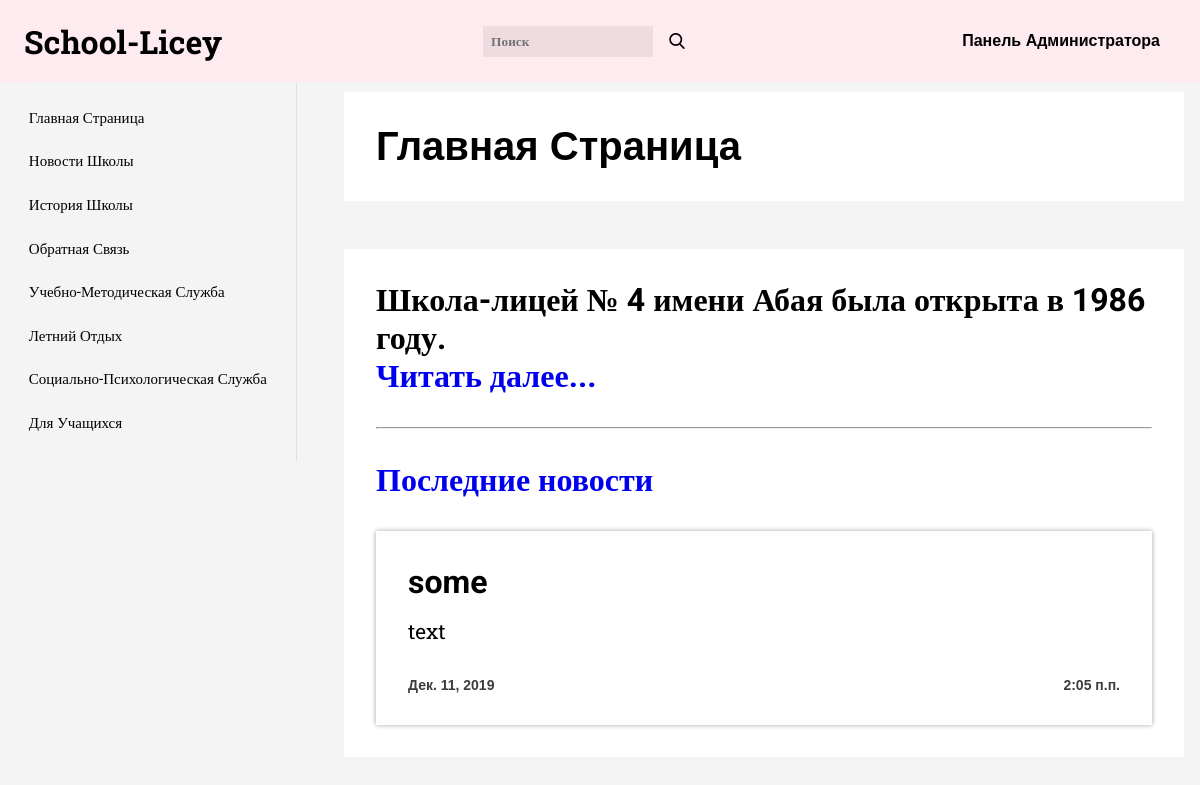
The app's page /, older data.
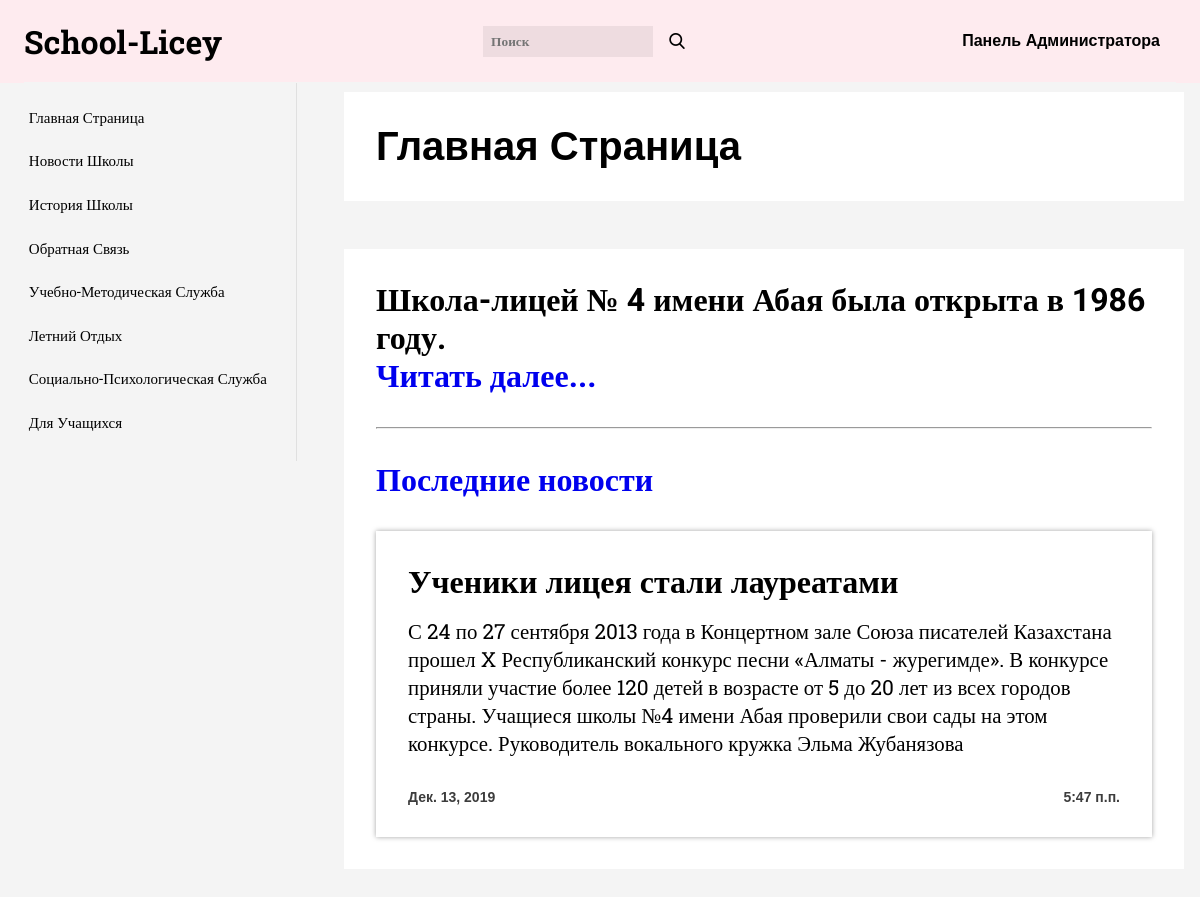
The same page, newer data.
### main_app/models.py (models this page shows, shortened)
class New(models.Model):
    title = models.CharField(max_length=100)
    text = models.TextField()
    pubdate = models.DateTimeField(auto_now_add=True)

### main_app/views.py (the view)
# urls.py: path('', views.main_page),
def main_page(request):
    new_s = New.objects.order_by('-pubdate').first()
    return render(request, 'main_app/main.html', {
        "label": "Главная Страница",
        "news": new_s
    })

### main_app/templates/main_app/main.html
{% extends 'main_app/index.html' %}
{% load static %}
{% block content %}
  <h1 class="history_txt">Школа-лицей № 4 имени Абая была открыта в 1986 году.<br><a href="/history">Читать далее...</a></h1>
  <hr>
  <h1 class="history_link"><a href="/news">Последние новости</a></h1>
  <div class="news">
      <div class="news__item">
          <h1 class="news__title">{{ news.title }}</h1>
          <p class="news__text">{{ news.text }}</p>
          <div class="published">
              <p class="date">{{ news.pubdate.date }}</p>
              <p class="time">{{ news.pubdate.time }}</p>
          </div>
      </div>
  </div>
{% endblock %}

### main_app/templates/main_app/index.html (shortened to what this page needs)
{% load static %}
<!DOCTYPE html>
<html lang="en">
<head>
    <link rel="stylesheet" href="{% static 'main_app/style.css' %}">
</head>
<body>
    <header class="header">
        <div class="container">
            <div class="header__inner">
                <h1 class="logo">School-Licey</h1>
                <div class="search">
                    <input type="text" placeholder="Поиск" class="search__input">
                    <div class="search_icon"></div>
                </div>
                <div class="admin_block">
                        <a href="/admin" class="admin_link" style="color: black; font-weight: 600;">Панель Администратора</a>
                </div>
            </div>
        </div>
    </header>
    <div class="sidebar">
            <a href="/" class="sidebar__item">главная страница</a>
            <a href="/news" class="sidebar__item">новости школы</a>
            <a href="/history" class="sidebar__item">история школы</a>
            <a href="#" class="sidebar__item">обратная связь</a>
            <a href="/service" class="sidebar__item">учебно-методическая служба</a>
            <a href="#" class="sidebar__item">летний отдых</a>
            <a href="#" class="sidebar__item">Социально-психологическая служба</a>
            <a href="#" class="sidebar__item">Для учащихся</a>
        </div>
        <h1 class="label">{{ label }}</h1>
        <div class="main">
            {% block content %}
            {% endblock %}
        </div>
</body>
</html>

### main_app/static/main_app/style.css (style rules this page uses)
*,::after,::before { margin:0;padding:0;box-sizing:border-box }
a { text-decoration:none }
body { font-family:sans-serif;background-color:#f4f4f4;overflow-x:hidden;height:1440px }
.container { padding:0 1.5rem }
.header__inner { display:-webkit-box;display:flex;-webkit-box-pack:justify;justify-content:space-between;padding:1rem 0;border-bottom:.1px solid #f4f4f4;-webkit-box-align:center;align-items:center }
.header { position:fixed;width:100%;top:0;background-color:#feebef;z-index:1000 }
.sidebar { display:-webkit-box;display:flex;-webkit-box-orient:vertical;-webkit-box-direction:normal;flex-flow:column;padding:1rem;position:fixed;border-right:.1px solid #e0e0e0;top:80px }
.sidebar__item { color:#000;padding:.8rem;font-size:15px;text-transform:capitalize;font-family:Roboto;border-radius:.3rem }
.logo { font-family:'Roboto Slab' }
.news { width:100% }
.news__item { padding:2rem;text-align:start;background-color:#fff;margin-top:1rem;box-shadow:0 0 5px 0 #a3a3a3 }
.news__item:first-child { margin-top:0 }
.main { margin-left:21.5rem;background-color:#fff;padding:2rem;margin-right:1rem }
.news__title { font-family:Roboto }
.news__text { font-size:1.3rem;margin-top:1rem;font-family:'Roboto Slab' }
.sidebar_hided { opacity:0;pointer-events:none }
.published { display:-webkit-box;display:flex;-webkit-box-pack:justify;justify-content:space-between;margin-top:2rem;font-weight:700;color:#3d3d3d;font-size:14px }
.label { margin:3rem 0;margin-left:21.5rem;font-size:40px;background-color:#fff;padding:2rem;margin-right:1rem;margin-top:92px }
.admin_link { padding:1rem;border-radius:.3rem }
.search_icon { width:16px;height:16px;margin-left:1rem;background:url(img/search.png) no-repeat center/cover }
.admin_block { display:-webkit-box;display:flex;-webkit-box-align:center;align-items:center }
.search__input { padding:.5rem;background-color:transparent;border:none;font-weight:600;font-family:Roboto;background-color:#eedce0;position:absolute;left:8rem;pointer-events:none;opacity:0 }
.search { display:-webkit-box;display:flex;-webkit-box-align:center;align-items:center }
.history_txt { font-family:Roboto;margin-bottom:2rem }
.history_link { font-family:Roboto;margin:2rem 0 }
@media screen and (min-width:721px) { .sidebar { opacity:1;pointer-events:all } }
@media screen and (min-width:721px) { .search_icon { pointer-events:none } }
@media screen and (min-width:721px) { .search__input { position:relative;left:0;-webkit-transform:translateY(0);transform:translateY(0);opacity:1;pointer-events:all } }

Row changes from the older to the newer data that the page shows:
removed New: title "some", text "text", pubdate "Дек. 11, 2019", pubdate.time "2:05 п.п."
added New: title "Ученики лицея стали лауреатами", text "С 24 по 27 сентября 2013 года в Концертном зале Союза писателей Казахстана прошел X Республиканский конкурс песни «Алматы - журегимде». В конкурсе приняли участие более 120 детей в возрасте от 5 до 20 лет из всех городов страны. Учащиеся школы №4 имени Абая проверили свои сады на этом конкурсе. Руководитель вокального кружка Эльма Жубанязова", pubdate "Дек. 13, 2019", pubdate.time "5:47 п.п."
